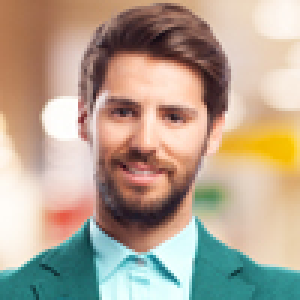
#> input picture Jaundice Server/assets/images/faces/face1.jpg, 100 x 100 px (shown 3 times larger)
$ python -i skinscan.py   (imports and definitions only)
#> lines starting #> are read from the running program, lines starting #| are printed output that depends on the picture; after the words box and inside, x2 and y2 are one past the last pixel; in counts of white or black regions, pixels touching at a corner belong together
#> further down, picture is the input picture: shape (100, 100, 3); mean B, G, R 145, 163.5, 180.1
import numpy as np
import cv2
import json

def offset_frame(frame, raw=False):
    frame_adjusted = frame.copy()

    if not raw:
        # Load the channel offsets from a JSON file
        with open("./assets/offsets.json", "r") as f:
            offsets = json.load(f)

        blue_offset = offsets["blue"]
        green_offset = offsets["green"]
        red_offset = offsets["red"]

        # Subtract channel offsets
        frame_adjusted[:,:,0] = frame[:,:,0] - blue_offset
        frame_adjusted[:,:,1] = frame[:,:,1] - green_offset
        frame_adjusted[:,:,2] = frame[:,:,2] - red_offset
    else:
        # Load raw offset image and subtract it to frame
        diff = cv2.imread("./assets/raw_offset.png")
        frame_adjusted = frame - diff

    return frame_adjusted


def skin_detect(frame):
    # Convert the frame to RGB
    frame = cv2.cvtColor(frame, cv2.COLOR_BGR2RGB)

    # Apply Kovac's rules to detect skin regions
    r, g, b = cv2.split(frame)

    rule1 = (r > 38) & (g > 16) & (b > 8)
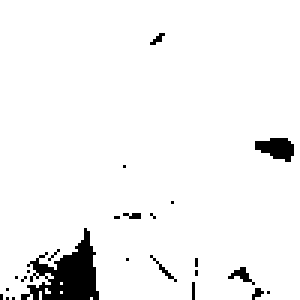
#> rule1: shape (100, 100) bool (shown 3 times larger); 95.3% white; 24 black regions (21 under 20 px), largest, box (x1, y1, x2, y2) and area: (7, 76, 33, 100) 307, (85, 46, 98, 54) 71, (76, 89, 85, 95) 21
    rule2 = np.abs(np.max([r, g, b], axis=0) - np.min([r, g, b], axis=0)) > 15
#> rule2: shape (100, 100) bool; 95.1% white; 29 black regions (24 under 20 px), largest, box (x1, y1, x2, y2) and area: (15, 32, 27, 47) 140, (0, 60, 9, 82) 137, (33, 61, 61, 75) 75, (92, 0, 98, 12) 49, (23, 52, 31, 59) 44
    rule3 = np.abs(r - g) > 15
#> rule3: shape (100, 100) bool; 89.5% white; 37 black regions (31 under 20 px), largest, box (x1, y1, x2, y2) and area: (0, 49, 12, 89) 330, (14, 32, 31, 60) 264, (86, 0, 100, 13) 164, (92, 22, 100, 36) 79, (33, 61, 61, 75) 76, (65, 58, 79, 77) 74
    rule4 = (r > g) & (r > b)
#> rule4: shape (100, 100) bool; 80.4% white; 10 black regions (8 under 20 px), largest, box (x1, y1, x2, y2) and area: (0, 61, 100, 100) 1884, (17, 38, 26, 46) 36
    rule5 = (r < (g + 100))
#> rule5: shape (100, 100) bool; 42.5% white; 8 white regions (2 under 20 px), largest, box (x1, y1, x2, y2) and area: (0, 0, 77, 84) 3064, (64, 74, 100, 100) 510, (0, 73, 33, 100) 507, (52, 35, 65, 41) 62, (16, 67, 31, 79) 47, (65, 63, 73, 68) 33

    skin_region = np.logical_and.reduce((rule1, rule2, rule3, rule4, rule5))
#> skin_region: shape (100, 100) bool; 30.7% white; 4 white regions (1 under 20 px), largest, box (x1, y1, x2, y2) and area: (0, 0, 77, 84) 2962, (52, 35, 65, 41) 61, (16, 67, 31, 79) 47

    # Ratio model
    # skin_region = ((r + g) != 0) & ((abs(r - g) / (r + g)) <= 0.5) & ((b / (r + g)) <= 0.5)

    # Convert the boolean mask to a binary image
    skin_region = skin_region.astype(np.uint8) * 255

    # Perform morphological closing to fill small holes
    se = np.ones((3, 3), dtype=np.uint8)
    skin_region = cv2.morphologyEx(skin_region, cv2.MORPH_CLOSE, se)
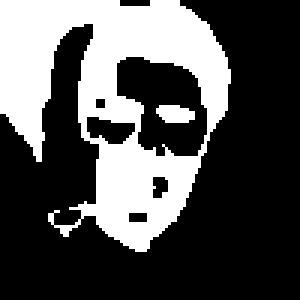
#> skin_region: shape (100, 100) (shown 3 times larger); 32.5% white; 2 white regions

    # Find contours in the skin region
    contours, hierarchy = cv2.findContours(skin_region, cv2.RETR_TREE, cv2.CHAIN_APPROX_SIMPLE)
#> contours = 7 contours, 1 with area under 20; largest, box (x1, y1, x2, y2) and area: (0, 0, 77, 84) 3850, (38, 18, 70, 53) 760, (28, 38, 46, 49) 118, (52, 35, 65, 41) 48, (50, 58, 57, 67) 39, (42, 70, 50, 75) 26

    if len(contours) > 0:
        # Draw the contours on the source image and get the dominant color of each contour
        areas = [(cv2.contourArea(c), c, i) for i, c in enumerate(contours)]
#> areas = 7 items
        max_area = max(areas, key=lambda x: x[0])
#> max_area = 3 items, first 3: 3849.5, contour of 161 points, box (x1, y1, x2, y2) (0, 0, 77, 84), area 3850, 0

        # Get the bounding rectangle of the contour
        x, y, w, h = cv2.boundingRect(max_area[1])
#> x = 0; y = 0; w = 77; h = 84

        # Crop the image to the bounding rectangle
        bounded = frame[y:y+h, x:x+w]

        # Get the height and width of the image
        height, width = bounded.shape[:2]
#> height = 84; width = 77

        # Calculate the amount to be cropped
        h_crop = int(height * 0.2)
#> h_crop = 16
        w_crop = int(width * 0.2)
#> w_crop = 15

        # Create a new NumPy array representing the cropped region
        crop = bounded[h_crop:height-h_crop, w_crop:width-w_crop]
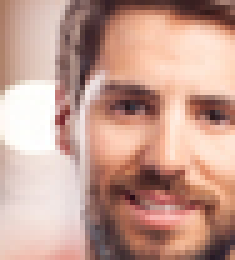
#> crop: shape (52, 47, 3) (shown 5 times larger); mean R, G, B 197.9, 158.5, 145.4

        # Get dominant color in crop
        n_clusters = 5
        data = cv2.resize(crop, (100, 100)).reshape(-1, 3)
        criteria = (cv2.TERM_CRITERIA_EPS + cv2.TERM_CRITERIA_MAX_ITER, 10, 1.0)
        flags = cv2.KMEANS_RANDOM_CENTERS
        compactness, labels, centers = cv2.kmeans(data.astype(np.float32), n_clusters, None, criteria, 10, flags)
#> compactness = 7003542.7; labels = 10000 values, max 4 at index 0, min 0 at index 9, mean 1.99; centers = [[229.2, 182.8, 163.7], [144.6, 93.96, 82.3], [87.2, 55.15, 53.44], [245, 223.8, 213.7], [192.2, 136.4, 117.3]]
        cluster_sizes = np.bincount(labels.flatten())
#> cluster_sizes = [2483, 1577, 1171, 3056, 1713]
        palette = []

        for cluster_idx in np.argsort(-cluster_sizes):
            # Create a palette of each color with its RGB values
            color = centers[cluster_idx].astype(int)
            color_palette = np.full((frame.shape[0], frame.shape[1], 3), fill_value=color, dtype=np.uint8)

            # Check for yellow tinge
            if color[1] - color[2] > 40:
                # Add text to indicate yellowing detected
                print("Yellowing detected")
                cv2.putText(frame, "Yellowing detected", (10, 50), cv2.FONT_HERSHEY_SIMPLEX, 1, (0, 0, 0), 2)
                cv2.circle(color_palette, (int(frame.shape[1]/2), int(frame.shape[0]/2)), 20, (255, 0, 0), -1)

            palette.append(color_palette)
            # Add text to palette indicating the RGB values for each color
            text = "R:{} G:{} B:{}".format(color[2], color[1], color[0])
            cv2.putText(color_palette, text, (10, 50), cv2.FONT_HERSHEY_SIMPLEX, 1.5, (255, 255, 255), 4)
#> this loop made 5 passes
#> (cluster_idx, color, text) on passes 1 to 5: (3, [245, 223, 213], 'R:213 G:223 B:245'), (0, [229, 182, 163], 'R:163 G:182 B:229'), (4, [192, 136, 117], 'R:117 G:136 B:192'), (1, [144, 93, 82], 'R:82 G:93 B:144'), (2, [87, 55, 53], 'R:53 G:55 B:87')
#> pass 1, in skin_detect, `color_palette = np.full((frame.shape[0], frame.shape[1], 3), fill_valu..`:
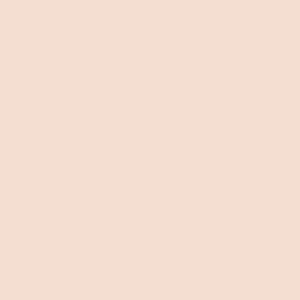
#> color_palette: shape (100, 100, 3) (shown 3 times larger); mean R, G, B 245, 223, 213
#> after the loop:
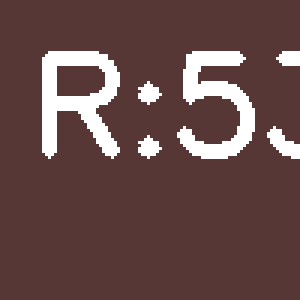
#> color_palette: shape (100, 100, 3) (shown 3 times larger); mean R, G, B 105.2, 76.7, 74.9
#> after the loop, palette = 5 items

        palette = np.hstack(palette)
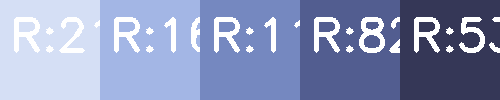
#> palette: shape (100, 500, 3); mean of channels 0, 1, 2 187.5, 150, 139; drawn as B, G, R
        sf = frame.shape[1] / palette.shape[1]
#> sf = 0.2
        frame = np.vstack([frame, cv2.resize(palette, (0, 0), fx=sf, fy=sf)])
#> frame: shape (120, 100, 3)

        # Draw the contour
        cv2.drawContours(frame, contours, max_area[2], (0, 255, 0), 3)
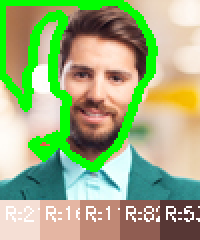
#> frame: shape (120, 100, 3) (shown 2 times larger); mean R, G, B 156.4, 176.7, 127.1

    frame = cv2.cvtColor(frame, cv2.COLOR_RGB2BGR)
    return frame


def yellow_mask(frame, yellow_opacity = 0.4):
    # Create a yellow color layer with the same dimensions as the image
    yellow_layer = frame.copy()
    yellow_layer[:] = (0, 255, 255)  # BGR value for yellow is (0, 255, 255)

    # Combine the original image and the yellow layer using addWeighted function
    frame = cv2.addWeighted(frame, 1 - yellow_opacity, yellow_layer, yellow_opacity, 0)
    return frame

>>> import cv2
>>> picture = cv2.imread('../Jaundice Server/assets/images/faces/face1.jpg')
>>> result = skin_detect(picture)
